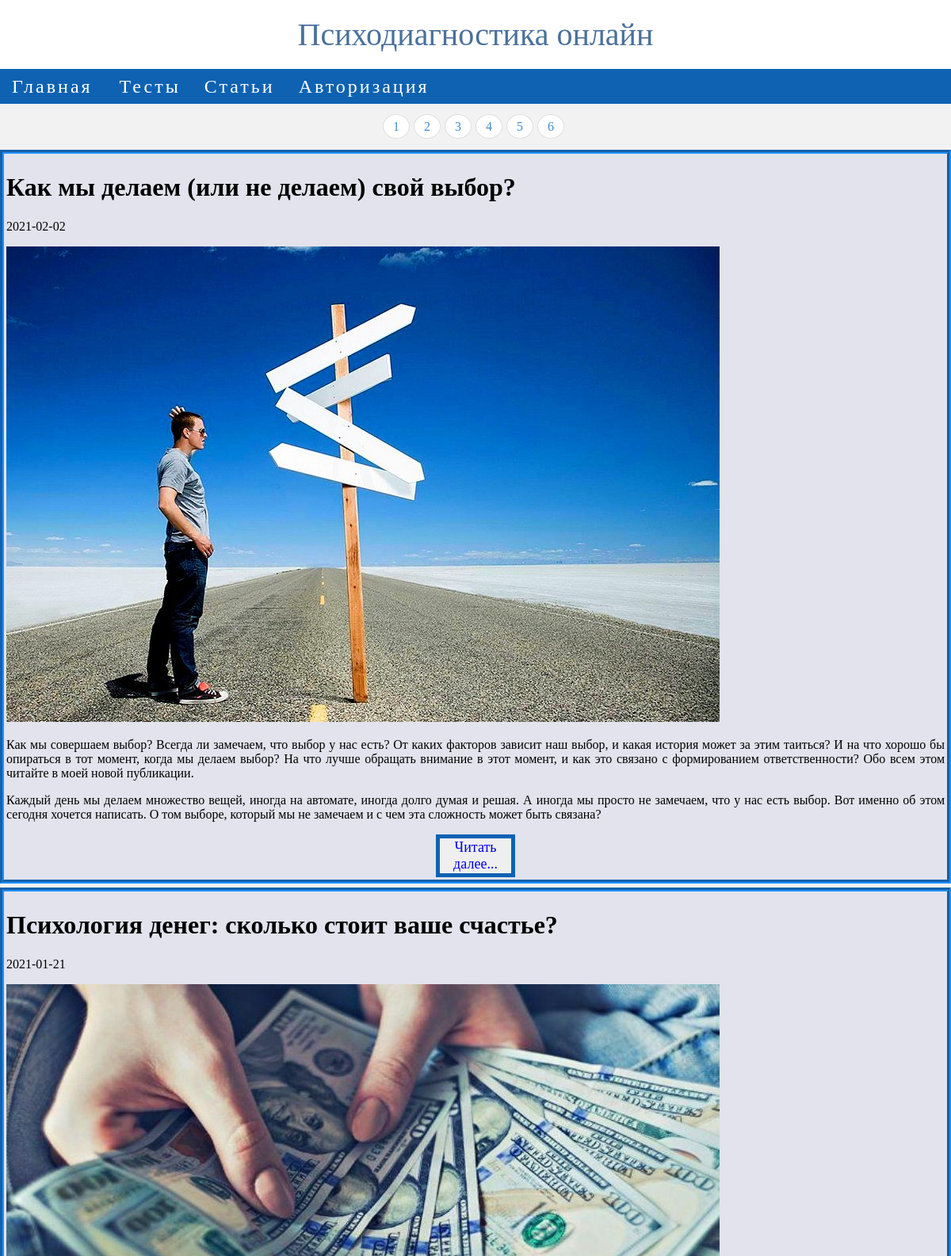
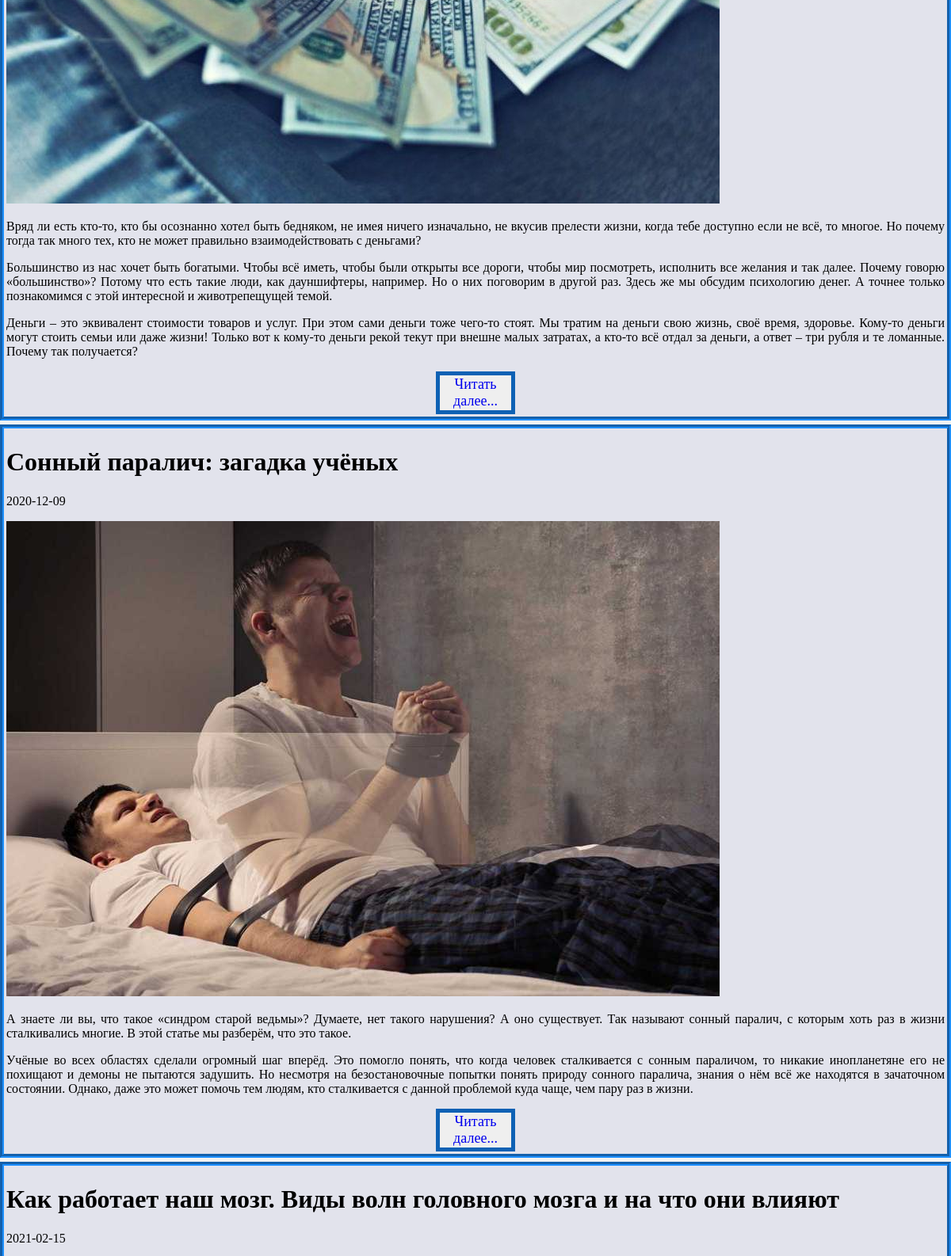
The page / (upper part) on the database its author committed (2 pictures, top to bottom).
### tables this page shows
CREATE TABLE `article` (
  `idarticle` int(11) NOT NULL,
  `article_title` varchar(100) NOT NULL,
  `article_description` text NOT NULL,
  `article_text` text NOT NULL,
  `article_date` date NOT NULL,
  `article_image` varchar(100) NOT NULL,
  `idcategory_article` int(11) NOT NULL
);

### classes/main.php (the view, shortened to what this page needs)
<?php
class main extends Meta
{
    public function get_content()
    {
        $page = (empty($_GET['page']) ? 1 : intval($_GET['page']));
        $notesOnPage = 5;
        $from = ($page - 1) * $notesOnPage;
        $query = "SELECT idarticle, article_title, article_description, article_date, article_image FROM article
WHERE idarticle > 0 LIMIT $from,$notesOnPage";
        $result = mysqli_query($this->db, $query);
        $query = "SELECT COUNT(*) as count FROM article";
        $result2 = mysqli_query($this->db, $query);
        $count = mysqli_fetch_assoc($result2)['count'];
        $pagesCount = ceil($count / $notesOnPage);
        echo '<div class="pagination-article">';
        for ($i = 1; $i <= $pagesCount; $i++) {
            printf("<a href='?page=$i'>$i</a>");
        }
        echo '</div>';
        $data = null;
        for ($data = []; $row = mysqli_fetch_assoc($result); $data[] = $row) ;
        echo '<div id = "main">';
        foreach ($data as $row) {
            printf("<div class='block'>
<p>%s</p>
<p>%s</p>
<p><img src = '%s'>%s</p>
<button class='btn' id='btn'><a class='link' href  ='?option=view_article&idarticle=%s'>Читать далее...</a></button>
</div>", $row['article_title'], $row['article_date'], $row['article_image'], $row['article_description'], $row['idarticle']);
        }
        echo '</div>';
    }
}

### index.php (shortened to what this page needs)
<?php
require_once("classes/Meta.php");
    if ($_GET['option']) {
        $class = clean($_GET['option']);
    } else {
        $class = 'main';
    }
    if (file_exists("classes/" . $class . ".php")) {
        if (class_exists($class)) {
            $object = new $class;
            $object->get_body();
        } else {
            exit("<p>Неправильные данные для входа</p>");
        }
    } else {
        exit("<p>Неправильный адрес</p>");
    }

### header.php (shortened to what this page needs)
<!DOCTYPE html>
<html lang="en">
<head>
    <link rel="stylesheet" href="Style.css">
</head>
<body>
<header>
    <a href="" class="logo">Психодиагностика онлайн</a>
</header>
</body>
</html>

### classes/Meta.php (shortened to what this page needs)
<?php
abstract class Meta
{
    protected $db;
    public function __construct()
    {
        $this->db = mysqli_connect(HOST, USER, PASSWORD, DB);
        mysqli_query($this->db, "SET NAMES 'utf8'");
    }
    protected function get_header()
    {
        include "header.php";
    }
    protected function get_menu()
    {
        $query = "SELECT idcategory_test,category_test_name FROM category_test";
        $result = mysqli_query($this->db, $query);
        for ($data = []; $row = mysqli_fetch_assoc($result); $data[] = $row) ;
        echo '<nav>
      <ul class="topmenu">
        <li><a href="?option=main">Главная</a></li>
        <li><a href="" class="submenu-link">Тесты</a>
        <ul class="submenu">';
        foreach ($data as $item) {
            printf("
            <li><a href='?option=category&idcategory_test=%s'>%s</a></li>",
                $item['idcategory_test'], $item['category_test_name']);
        }
        echo '</li></ul>';
        echo '<li><a href="" class="submenu-link">Статьи</a>
        <ul class="submenu">';
        $query = "SELECT idcategory_article,category_article_name FROM category_article";
        $result = mysqli_query($this->db, $query);
        for ($data = []; $row = mysqli_fetch_assoc($result); $data[] = $row) ;
        foreach ($data as $item) {
            printf("
            <li><a href='?option=category&idcategory_article=%s'>%s</a></li>",
                $item['idcategory_article'], $item['category_article_name']);
        }
        echo '
</li></ul>';
        echo '<li><a href="?option=login">Авторизация</a>';
        echo '</ul>
    </nav>';
    }
    public function get_body()
    {
        $this->get_header();
        $this->get_menu();
        $this->get_content();
    }
}

### Style.css (style rules this page uses)
* { box-sizing: border-box; }
body { margin: 0; background: #f2f2f2; }
header { background: white; text-align: center; }
header a { text-decoration: none; outline: none; display: block; transition: .3s ease-in-out; }
.logo { color: #4a709b; font-family: 'Playfair Display', serif; font-size: 2.5em; padding: 20px 0; }
nav { width: 100%; display: table; margin: 0 auto; background-color: rgb(14, 98, 177); }
nav ul { list-style: none; margin: 0; padding: 0; }
nav a { text-decoration: none; display: block; color: rgb(255, 255, 255); }
.topmenu>li { display: inline-block; position: relative; }
.topmenu>li>a { position: relative; padding: 10px 15px; font-family: 'Kaushan Script', cursive; font-size: 1.5em; line-height: 1; letter-spacing: 3px; }
.topmenu>li>a:before { content: ""; position: absolute; z-index: 5; left: 50%; top: 100%; width: 10px; height: 10px; background: white; border-radius: 50%; transform: translate(-50%, 20px); opacity: 0; transition: .3s; }
button.btn { color: #0b43dd; padding: auto; width: 100px; text-decoration: none; text-align: center; margin: auto; display: block; background-image: linear-gradient(to left, transparent, transparent 50%, #d7dfff 50%, #d7dfff); background-position: 100% 0; background-size: 200% 100%; transition: all .25s ease-in; font: 400 18px tahoma; border: 5px solid #0e61b4; }
a.link { text-decoration: none; }
.block { border: 5px groove #1E90FF; padding: 3px; margin-bottom: 5px; background-color: #e2e3ec; text-align: justify; }
.pagination-article { margin: 20px; text-align: center; }
.pagination-article a { border: 1px solid #ddd; border-radius: 50%; padding: 6px 12px; text-decoration: none; background: #fff; color: #428bca; margin: 0 5px 0 0; }

### rows shown on the page
article: article_title "Как мы делаем (или не делаем) свой выбор?", article_date "2021-02-02", article_image (placeholder picture), article_description "Как мы совершаем выбор? Всегда ли замечаем, что выбор у нас есть? От каких факторов зависит наш выбор, и какая история может за этим таиться? И на что хорошо бы опираться в тот момент, когда мы делаем выбор? На что лучше обращать внимание в этот момент, и как это связано с формированием ответственности? Обо всем этом читайте в моей новой публикации. Каждый день мы делаем множество вещей, иногда на автомате, иногда долго думая и решая. А иногда мы просто не замечаем, что у нас есть выбор. Вот именно об этом сегодня хочется написать. О том выборе, который мы не замечаем и с чем эта сложность может быть связана?"
article: article_title "Психология денег: сколько стоит ваше счастье?", article_date "2021-01-21", article_image (picture), article_description "Вряд ли есть кто-то, кто бы осознанно хотел быть бедняком, не имея ничего изначально, не вкусив прелести жизни, когда тебе доступно если не всё, то многое. Но почему тогда так много тех, кто не может правильно взаимодействовать с деньгами? Большинство из нас хочет быть богатыми. Чтобы всё иметь, чтобы были открыты все дороги, чтобы мир посмотреть, исполнить все желания и так далее. Почему говорю «большинство»? Потому что есть такие люди, как дауншифтеры, например. Но о них поговорим в другой раз. Здесь же мы обсудим психологию денег. А точнее только познакомимся с этой интересной и животрепещущей темой. Деньги – это эквивалент стоимости товаров и услуг. При этом сами деньги тоже чего-то…"
article: article_title "Сонный паралич: загадка учёных", article_date "2020-12-09", article_image (picture), article_description "А знаете ли вы, что такое «синдром старой ведьмы»? Думаете, нет такого нарушения? А оно существует. Так называют сонный паралич, с которым хоть раз в жизни сталкивались многие. В этой статье мы разберём, что это такое. Учёные во всех областях сделали огромный шаг вперёд. Это помогло понять, что когда человек сталкивается с сонным параличом, то никакие инопланетяне его не похищают и демоны не пытаются задушить. Но несмотря на безостановочные попытки понять природу сонного паралича, знания о нём всё же находятся в зачаточном состоянии. Однако, даже это может помочь тем людям, кто сталкивается с данной проблемой куда чаще, чем пару раз в жизни."
article: article_title "Как работает наш мозг. Виды волн головного мозга и на что они влияют", article_date "2021-02-15"
